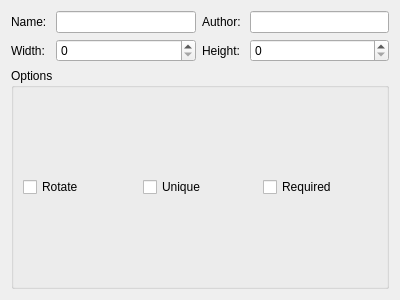
<?xml version="1.0" encoding="UTF-8"?>
<ui version="4.0">
 <class>BuildingInfoDialog</class>
 <widget class="QDialog" name="BuildingInfoDialog">
  <property name="geometry">
   <rect>
    <x>0</x>
    <y>0</y>
    <width>400</width>
    <height>300</height>
   </rect>
  </property>
  <property name="windowTitle">
   <string>Dialog</string>
  </property>
  <layout class="QVBoxLayout" name="verticalLayout">
   <item>
    <layout class="QGridLayout" name="gridLayout">
     <item row="0" column="3">
      <widget class="QLabel" name="label_4">
       <property name="text">
        <string>Author: </string>
       </property>
      </widget>
     </item>
     <item row="0" column="0">
      <widget class="QLabel" name="label">
       <property name="text">
        <string>Name: </string>
       </property>
      </widget>
     </item>
     <item row="1" column="0">
      <widget class="QLabel" name="label_2">
       <property name="text">
        <string>Width: </string>
       </property>
      </widget>
     </item>
     <item row="0" column="2">
      <widget class="QLineEdit" name="lineEdit"/>
     </item>
     <item row="0" column="4">
      <widget class="QLineEdit" name="lineEdit_2"/>
     </item>
     <item row="1" column="2">
      <widget class="QSpinBox" name="spinBox_2"/>
     </item>
     <item row="1" column="4">
      <widget class="QSpinBox" name="spinBox"/>
     </item>
     <item row="1" column="3">
      <widget class="QLabel" name="label_3">
       <property name="text">
        <string>Height: </string>
       </property>
      </widget>
     </item>
    </layout>
   </item>
   <item>
    <widget class="QGroupBox" name="groupBox">
     <property name="title">
      <string>Options</string>
     </property>
     <layout class="QGridLayout" name="gridLayout_3">
      <item row="0" column="0">
       <widget class="QCheckBox" name="checkBox">
        <property name="text">
         <string>Rotate</string>
        </property>
       </widget>
      </item>
      <item row="0" column="1">
       <widget class="QCheckBox" name="checkBox_2">
        <property name="text">
         <string>Unique</string>
        </property>
       </widget>
      </item>
      <item row="0" column="2">
       <widget class="QCheckBox" name="checkBox_3">
        <property name="text">
         <string>Required</string>
        </property>
       </widget>
      </item>
     </layout>
    </widget>
   </item>
  </layout>
 </widget>
 <resources/>
 <connections/>
</ui>
